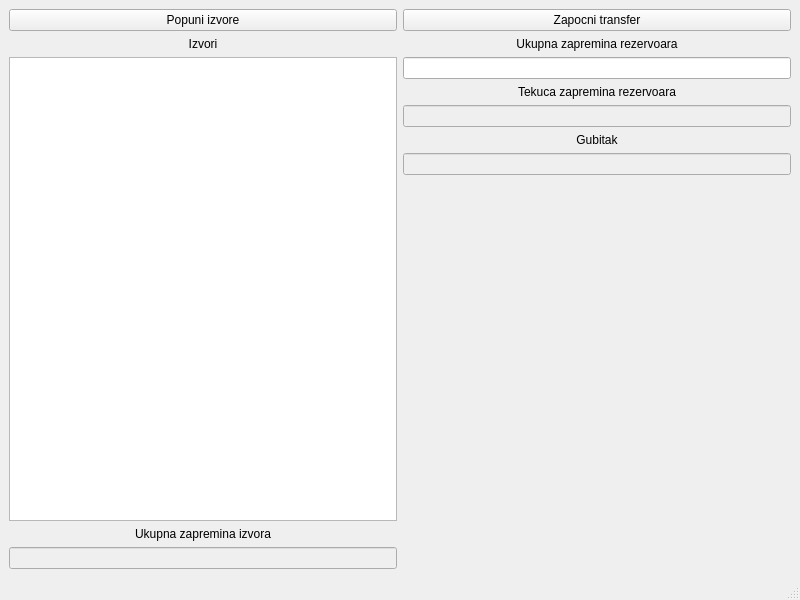
<?xml version="1.0" encoding="UTF-8"?>
<ui version="4.0">
 <class>MainWindow</class>
 <widget class="QMainWindow" name="MainWindow">
  <property name="geometry">
   <rect>
    <x>0</x>
    <y>0</y>
    <width>800</width>
    <height>600</height>
   </rect>
  </property>
  <property name="windowTitle">
   <string>MainWindow</string>
  </property>
  <widget class="QWidget" name="centralwidget">
   <layout class="QHBoxLayout" name="horizontalLayout">
    <item>
     <layout class="QVBoxLayout" name="verticalLayout">
      <item>
       <widget class="QPushButton" name="pbPopuniIzvore">
        <property name="text">
         <string>Popuni izvore</string>
        </property>
       </widget>
      </item>
      <item>
       <widget class="QLabel" name="label">
        <property name="text">
         <string>Izvori</string>
        </property>
        <property name="alignment">
         <set>Qt::AlignCenter</set>
        </property>
       </widget>
      </item>
      <item>
       <widget class="QListWidget" name="lwIzvori"/>
      </item>
      <item>
       <widget class="QLabel" name="label_2">
        <property name="text">
         <string>Ukupna zapremina izvora</string>
        </property>
        <property name="alignment">
         <set>Qt::AlignCenter</set>
        </property>
       </widget>
      </item>
      <item>
       <widget class="QLineEdit" name="leUkupnaZapreminaIzvora">
        <property name="enabled">
         <bool>false</bool>
        </property>
       </widget>
      </item>
     </layout>
    </item>
    <item>
     <layout class="QVBoxLayout" name="verticalLayout_2">
      <item>
       <widget class="QPushButton" name="pbZapocniTransfer">
        <property name="text">
         <string>Zapocni transfer</string>
        </property>
       </widget>
      </item>
      <item>
       <widget class="QLabel" name="label_3">
        <property name="text">
         <string>Ukupna zapremina rezervoara</string>
        </property>
        <property name="alignment">
         <set>Qt::AlignCenter</set>
        </property>
       </widget>
      </item>
      <item>
       <widget class="QLineEdit" name="leUkupnaZapreminaRezervoara"/>
      </item>
      <item>
       <widget class="QLabel" name="label_4">
        <property name="text">
         <string>Tekuca zapremina rezervoara</string>
        </property>
        <property name="alignment">
         <set>Qt::AlignCenter</set>
        </property>
       </widget>
      </item>
      <item>
       <widget class="QLineEdit" name="leTekucaZapreminaRezervoara">
        <property name="enabled">
         <bool>false</bool>
        </property>
       </widget>
      </item>
      <item>
       <widget class="QLabel" name="label_5">
        <property name="text">
         <string>Gubitak</string>
        </property>
        <property name="alignment">
         <set>Qt::AlignCenter</set>
        </property>
       </widget>
      </item>
      <item>
       <widget class="QLineEdit" name="leGubitak">
        <property name="enabled">
         <bool>false</bool>
        </property>
       </widget>
      </item>
      <item>
       <spacer name="verticalSpacer">
        <property name="orientation">
         <enum>Qt::Vertical</enum>
        </property>
        <property name="sizeHint" stdset="0">
         <size>
          <width>20</width>
          <height>40</height>
         </size>
        </property>
       </spacer>
      </item>
     </layout>
    </item>
   </layout>
  </widget>
  <widget class="QMenuBar" name="menubar">
   <property name="geometry">
    <rect>
     <x>0</x>
     <y>0</y>
     <width>800</width>
     <height>22</height>
    </rect>
   </property>
  </widget>
  <widget class="QStatusBar" name="statusbar"/>
 </widget>
 <resources/>
 <connections/>
</ui>
